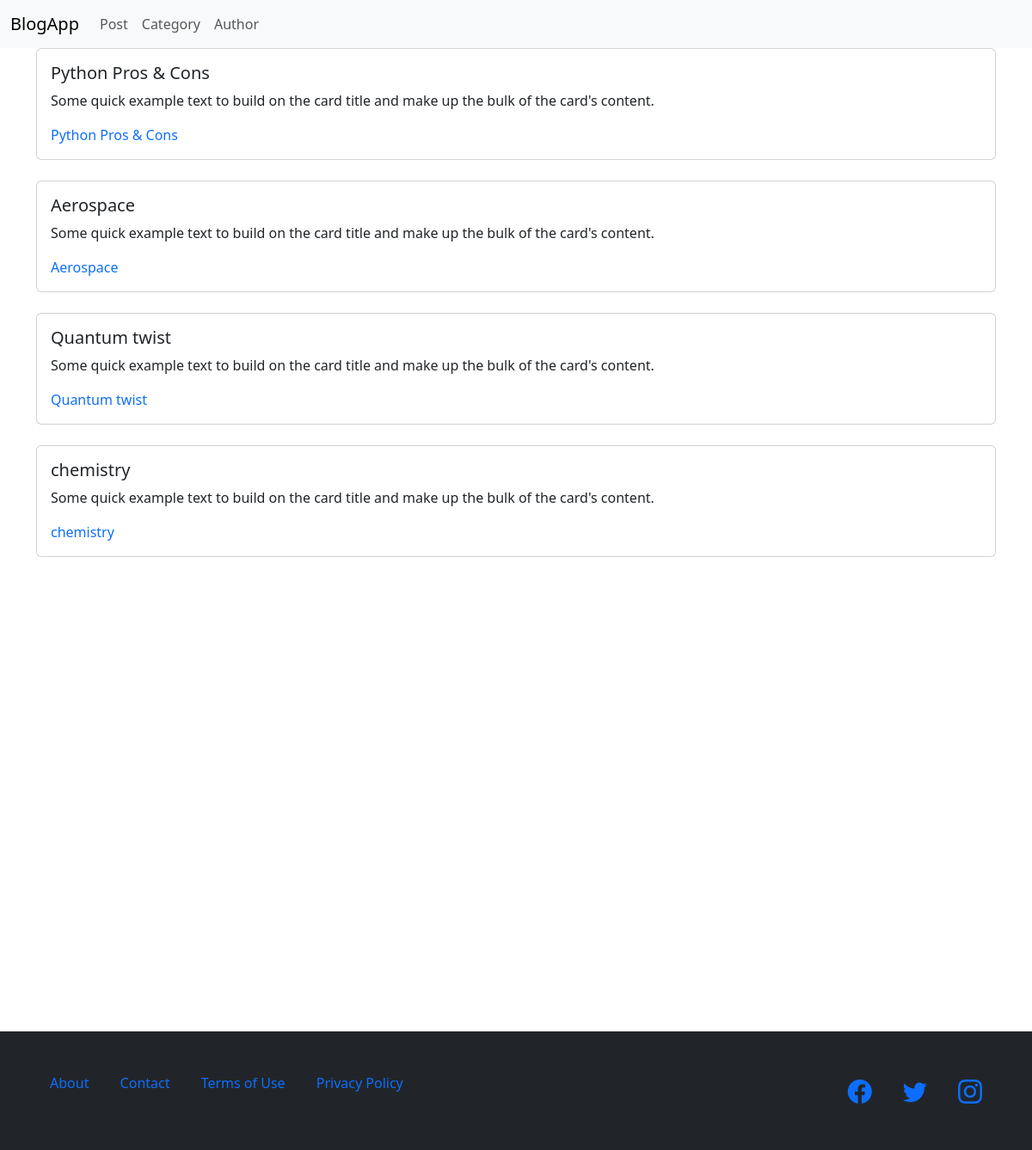
/posts/, run on an earlier commit of the app's database.
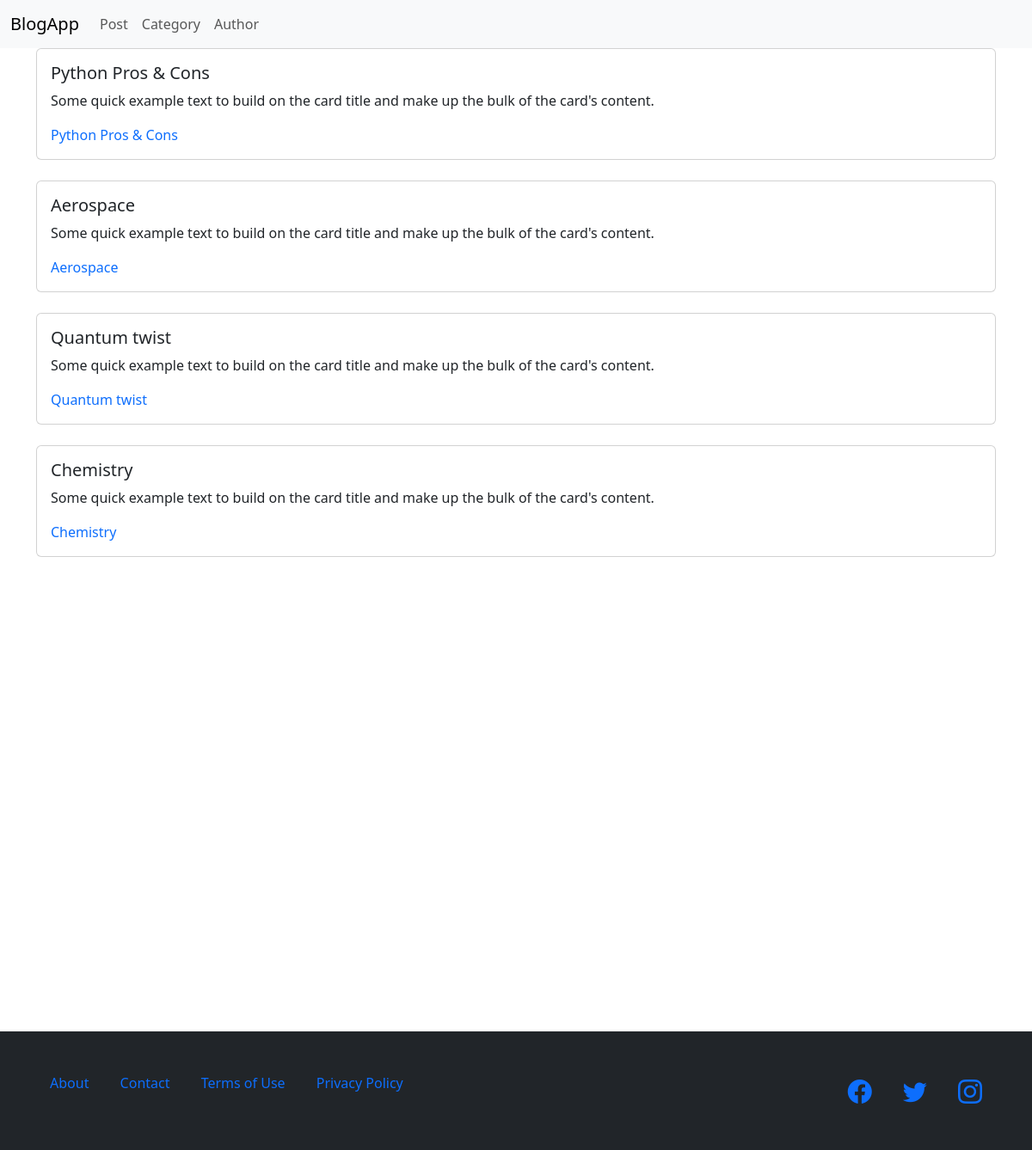
And on a later commit of the database.
### BlogApp/models.py (models this page shows, shortened)
class Post(models.Model):
    title = models.CharField(max_length=200)
    content = models.TextField()
    author = models.ForeignKey(
        Author,
        on_delete=models.CASCADE
    )
    Category = models.ForeignKey(
        Category,
        on_delete=models.CASCADE
    )
    date = models.DateField(auto_now_add=True)

### BlogApp/views.py (the view)
# urls.py: path('posts/', views.post_list, name = 'posts'),
def post_list(request):
    posts = Post.objects.all()
    return render(request, 'post_list.html', {'all':posts})

### template/post_list.html (shortened to what this page needs)
{% extends 'base.html'%}
{% block content %}
{% for post in all %}
<div class="container">
    <div class="col-12">
        <div class="card">
            <div class="card-body">
                <h5 class="card-title">{{post.title}}</h5>
                <p class="card-text">Some quick example text to build on the card title and make up the bulk of the
                    card's
                    content.</p>
                <a href='{{ post.id }}' style="text-decoration:none" style="text-decoration:none">{{ post.title }}</a>
            </div>
        </div>
    </div>
</div>
<br>
{% endfor %}
{% endblock %}

What changed in the data, as far as the page shows it:
changed Post: title "chemistry" → "Chemistry"
